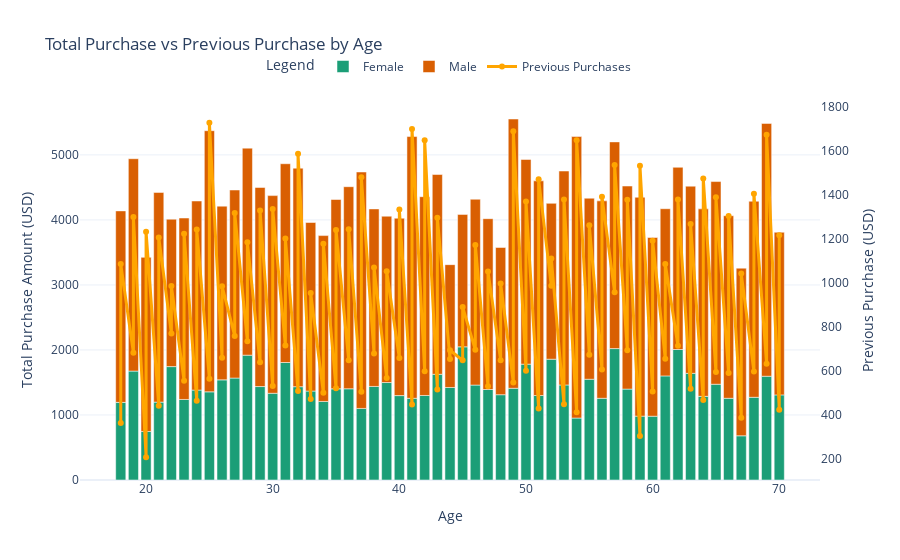

The notebook cell saved with this chart:
### Code cell
df_sum = df.groupby(["Age", "Gender"], as_index=False).agg({
    "Purchase Amount (USD)": "sum",
    "Previous Purchases": "sum"
})

fig = px.bar(
    df_sum,
    x="Age",
    y="Purchase Amount (USD)",
    color="Gender",
    color_discrete_sequence=pc.qualitative.Dark2,
    title="Total Purchase vs Previous Purchase by Age"
)

fig.add_trace(go.Scatter(
    x=df_sum["Age"],
    y=df_sum["Previous Purchases"],
    name="Previous Purchases",
    mode="lines+markers",
    line=dict(color="orange", width=3),
    yaxis="y2"  # pakai sumbu kanan
))

fig.update_layout(
    template="plotly_white",
    xaxis=dict(title="Age"),
    yaxis=dict(title="Total Purchase Amount (USD)"),
    yaxis2=dict(
        title="Previous Purchase (USD)",
        overlaying="y",
        side="right",
        showgrid=False
    ),
    legend=dict(
        title="Legend",
        orientation="h",
        yanchor="bottom",
        y=1.05,
        xanchor="center",
        x=0.5
    )
)

fig.show()

### Figure 1 — Plotly figure (JSON) as saved in the notebook; plotly's stock layout.template omitted (floating-point values rounded to 4 significant figures)
{"data": [{"alignmentgroup": "True", "hovertemplate": "Gender=Female<br>Age=%{x}<br>Purchase Amount (USD)=%{y}<extra></extra>", "legendgroup": "Female", "marker": {"color": "rgb(27,158,119)", "pattern": {"shape": ""}}, "name": "Female", "offsetgroup": "Female", "orientation": "v", "showlegend": true, "textposition": "auto", "type": "bar", "x": [18, 19, 20, 21, 22, 23, 24, 25, 26, 27, 28, 29, 30, 31, 32, 33, 34, 35, 36, 37, 38, 39, 40, 41, 42, 43, 44, 45, 46, 47, 48, 49, 50, 51, 52, 53, 54, 55, 56, 57, 58, 59, 60, 61, 62, 63, 64, 65, 66, 67, 68, 69, 70], "xaxis": "x", "y": [1194, 1675, 747, 1198, 1744, 1239, 1383, 1356, 1540, 1568, 1920, 1437, 1334, 1807, 1435, 1368, 1208, 1402, 1403, 1101, 1439, 1499, 1298, 1257, 1300, 1626, 1423, 2048, 1460, 1392, 1312, 1411, 1782, 1300, 1858, 1462, 953, 1550, 1257, 2021, 1398, 982, 981, 1601, 2007, 1641, 1287, 1473, 1257, 680, 1272, 1596, 1309], "yaxis": "y"}, {"alignmentgroup": "True", "hovertemplate": "Gender=Male<br>Age=%{x}<br>Purchase Amount (USD)=%{y}<extra></extra>", "legendgroup": "Male", "marker": {"color": "rgb(217,95,2)", "pattern": {"shape": ""}}, "name": "Male", "offsetgroup": "Male", "orientation": "v", "showlegend": true, "textposition": "auto", "type": "bar", "x": [18, 19, 20, 21, 22, 23, 24, 25, 26, 27, 28, 29, 30, 31, 32, 33, 34, 35, 36, 37, 38, 39, 40, 41, 42, 43, 44, 45, 46, 47, 48, 49, 50, 51, 52, 53, 54, 55, 56, 57, 58, 59, 60, 61, 62, 63, 64, 65, 66, 67, 68, 69, 70], "xaxis": "x", "y": [2945, 3266, 2677, 3225, 2267, 2790, 2908, 4016, 2672, 2892, 3184, 3062, 3040, 3057, 3361, 2592, 2551, 2912, 3108, 3636, 2730, 2558, 2728, 4025, 3057, 3072, 1889, 2037, 2858, 2627, 2264, 4141, 3148, 3301, 2397, 3290, 4329, 2784, 3036, 3179, 3123, 3366, 2749, 2571, 2802, 2878, 2883, 3117, 2808, 2578, 3015, 3888, 2501], "yaxis": "y"}, {"line": {"color": "orange", "width": 3}, "mode": "lines+markers", "name": "Previous Purchases", "type": "scatter", "x": [18, 18, 19, 19, 20, 20, 21, 21, 22, 22, 23, 23, 24, 24, 25, 25, 26, 26, 27, 27, 28, 28, 29, 29, 30, 30, 31, 31, 32, 32, 33, 33, 34, 34, 35, 35, 36, 36, 37, 37, 38, 38, 39, 39, 40, 40, 41, 41, 42, 42, 43, 43, 44, 44, 45, 45, 46, 46, 47, 47, 48, 48, 49, 49, 50, 50, 51, 51, 52, 52, 53, 53, 54, 54, 55, 55, 56, 56, 57, 57, 58, 58, 59, 59, 60, 60, 61, 61, 62, 62, 63, 63, 64, 64, 65, 65, 66, 66, 67, 67, 68, 68, 69, 69, 70, 70], "y": [364, 1087, 683, 1300, 209, 1233, 443, 1207, 771, 987, 556, 1224, 466, 1243, 565, 1728, 661, 986, 760, 1318, 736, 1185, 640, 1330, 533, 1336, 716, 1202, 510, 1587, 473, 955, 502, 1179, 522, 1241, 650, 1244, 507, 1480, 680, 1071, 569, 1054, 660, 1334, 448, 1700, 600, 1648, 517, 1297, 655, 695, 649, 891, 697, 1173, 531, 1053, 650, 998, 548, 1689, 602, 1370, 430, 1471, 988, 1112, 450, 1380, 413, 1649, 675, 1262, 607, 1392, 958, 1536, 695, 1378, 306, 1533, 508, 1192, 656, 1087, 715, 1380, 520, 1268, 469, 1475, 596, 1390, 592, 1305, 388, 1043, 598, 1406, 634, 1674, 425, 1217], "yaxis": "y2"}], "layout": {"barmode": "relative", "legend": {"orientation": "h", "title": {"text": "Legend"}, "tracegroupgap": 0, "x": 0.5, "xanchor": "center", "y": 1.05, "yanchor": "bottom"}, "title": {"text": "Total Purchase vs Previous Purchase by Age"}, "xaxis": {"anchor": "y", "domain": [0, 1], "title": {"text": "Age"}}, "yaxis": {"anchor": "x", "domain": [0, 1], "title": {"text": "Total Purchase Amount (USD)"}}, "yaxis2": {"overlaying": "y", "showgrid": false, "side": "right", "title": {"text": "Previous Purchase (USD)"}}}}
